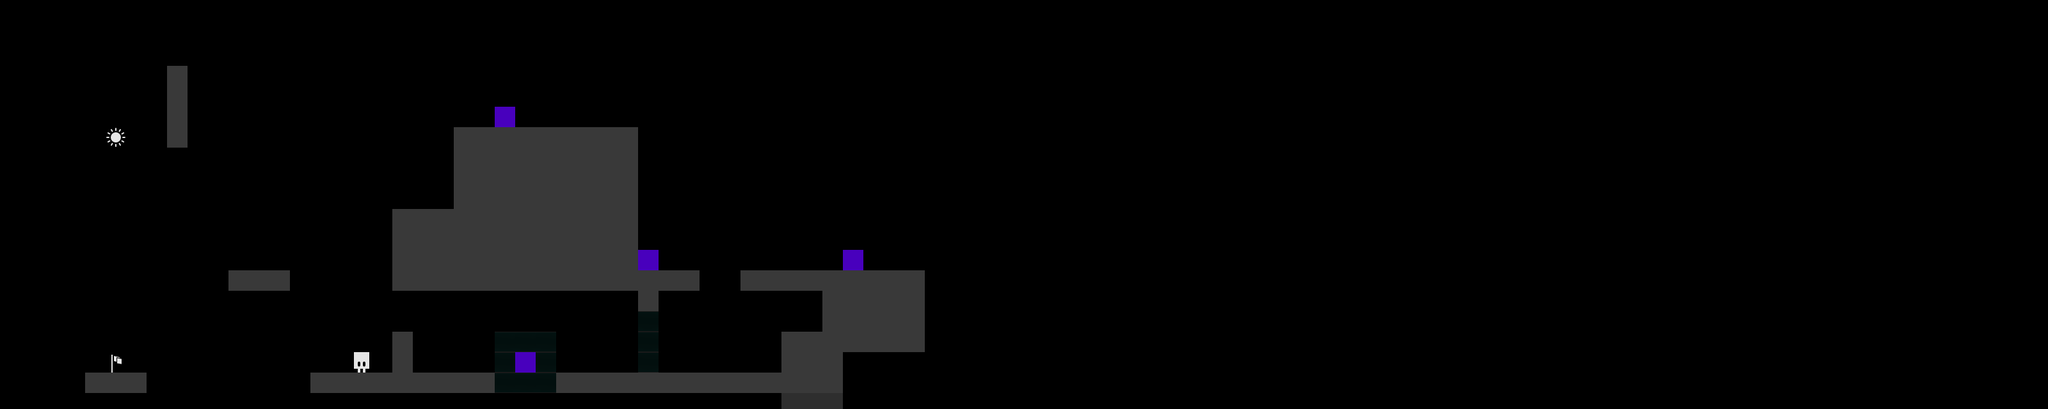

A 2D game scene composited from a Tiled map and its tileset images. What follows is a short description and the map's XML, with every tile layer's data as written:
An orthogonal 100x20 tile map with 32x32 px tiles, 1 tile layer (Tile Layer 1).

<map version="1.2" tiledversion="2019.03.13" orientation="orthogonal" renderorder="right-down" width="100" height="20" tilewidth="32" tileheight="32" infinite="0" nextlayerid="2" nextobjectid="1">
 <tileset firstgid="1" source="tiles2.tsx" />
 <layer id="1" name="Tile Layer 1" width="100" height="20" opacity="0.9" offsetx="133.333" offsety="103.03">
  <properties>
   <property name="title" value="01 - Up *is* Jump" />
  </properties>
  <data encoding="csv">
0,0,0,0,1,0,0,0,0,0,0,0,0,0,0,0,0,0,0,0,0,0,0,0,0,0,0,0,0,0,0,0,0,0,0,0,0,0,0,0,0,0,0,0,0,0,0,0,0,0,0,0,0,0,0,0,0,0,0,0,0,0,0,0,0,0,0,0,0,0,0,0,0,0,0,0,0,0,0,0,0,0,0,0,0,0,0,0,0,0,0,0,0,0,0,0,0,0,0,0,
0,0,0,0,1,0,0,0,0,0,0,0,0,0,0,0,0,0,0,0,0,0,0,0,0,0,0,0,0,0,0,0,0,0,0,0,0,0,0,0,0,0,0,0,0,0,0,0,0,0,0,0,0,0,0,0,0,0,0,0,0,0,0,0,0,0,0,0,0,0,0,0,0,0,0,0,0,0,0,0,0,0,0,0,0,0,0,0,0,0,0,0,0,0,0,0,0,0,0,0,
0,0,0,0,1,0,0,0,0,0,0,0,0,0,0,0,0,0,0,0,17,0,0,0,0,0,0,0,0,0,0,0,0,0,0,0,0,0,0,0,0,0,0,0,0,0,0,0,0,0,0,0,0,0,0,0,0,0,0,0,0,0,0,0,0,0,0,0,0,0,0,0,0,0,0,0,0,0,0,0,0,0,0,0,0,0,0,0,0,0,0,0,0,0,0,0,0,0,0,0,
0,10,0,0,1,0,0,0,0,0,0,0,0,0,0,0,0,0,1,1,1,1,1,1,1,1,1,0,0,0,0,0,0,0,0,0,0,0,0,0,0,0,0,0,0,0,0,0,0,0,0,0,0,0,0,0,0,0,0,0,0,0,0,0,0,0,0,0,0,0,0,0,0,0,0,0,0,0,0,0,0,0,0,0,0,0,0,0,0,0,0,0,0,0,0,0,0,0,0,0,
0,0,0,0,0,0,0,0,0,0,0,0,0,0,0,0,0,0,1,1,1,1,1,1,1,1,1,0,0,0,0,0,0,0,0,0,0,0,0,0,0,0,0,0,0,0,0,0,0,0,0,0,0,0,0,0,0,0,0,0,0,0,0,0,0,0,0,0,0,0,0,0,0,0,0,0,0,0,0,0,0,0,0,0,0,0,0,0,0,0,0,0,0,0,0,0,0,0,0,0,
0,0,0,0,0,0,0,0,0,0,0,0,0,0,0,0,0,0,1,1,1,1,1,1,1,1,1,0,0,0,0,0,0,0,0,0,0,0,0,0,0,0,0,0,0,0,0,0,0,0,0,0,0,0,0,0,0,0,0,0,0,0,0,0,0,0,0,0,0,0,0,0,0,0,0,0,0,0,0,0,0,0,0,0,0,0,0,0,0,0,0,0,0,0,0,0,0,0,0,0,
0,0,0,0,0,0,0,0,0,0,0,0,0,0,0,0,0,0,1,1,1,1,1,1,1,1,1,0,0,0,0,0,0,0,0,0,0,0,0,0,0,0,0,0,0,0,0,0,0,0,0,0,0,0,0,0,0,0,0,0,0,0,0,0,0,0,0,0,0,0,0,0,0,0,0,0,0,0,0,0,0,0,0,0,0,0,0,0,0,0,0,0,0,0,0,0,0,0,0,0,
0,0,0,0,0,0,0,0,0,0,0,0,0,0,0,1,1,1,1,1,1,1,1,1,1,1,1,0,0,0,0,0,0,0,0,0,0,0,0,0,0,0,0,0,0,0,0,0,0,0,0,0,0,0,0,0,0,0,0,0,0,0,0,0,0,0,0,0,0,0,0,0,0,0,0,0,0,0,0,0,0,0,0,0,0,0,0,0,0,0,0,0,0,0,0,0,0,0,0,0,
0,0,0,0,0,0,0,0,0,0,0,0,0,0,0,1,1,1,1,1,1,1,1,1,1,1,1,0,0,0,0,0,0,0,0,0,0,0,0,0,0,0,0,0,0,0,0,0,0,0,0,0,0,0,0,0,0,0,0,0,0,0,0,0,0,0,0,0,0,0,0,0,0,0,0,0,0,0,0,0,0,0,0,0,0,0,0,0,0,0,0,0,0,0,0,0,0,0,0,0,
0,0,0,0,0,0,0,0,0,0,0,0,0,0,0,1,1,1,1,1,1,1,1,1,1,1,1,17,0,0,0,0,0,0,0,0,0,17,0,0,0,0,0,0,0,0,0,0,0,0,0,0,0,0,0,0,0,0,0,0,0,0,0,0,0,0,0,0,0,0,0,0,0,0,0,0,0,0,0,0,0,0,0,0,0,0,0,0,0,0,0,0,0,0,0,0,0,0,0,0,
0,0,0,0,0,0,0,1,1,1,0,0,0,0,0,1,1,1,1,1,1,1,1,1,1,1,1,1,1,1,0,0,1,1,1,1,1,1,1,1,1,0,0,0,0,0,0,0,0,0,0,0,0,0,0,0,0,0,0,0,0,0,0,0,0,0,0,0,0,0,0,0,0,0,0,0,0,0,0,0,0,0,0,0,0,0,0,0,0,0,0,0,0,0,0,0,0,0,0,0,
0,0,0,0,0,0,0,0,0,0,0,0,0,0,0,0,0,0,0,0,0,0,0,0,0,0,0,1,0,0,0,0,0,0,0,0,1,1,1,1,1,0,0,0,0,0,0,0,0,0,0,0,0,0,0,0,0,0,0,0,0,0,0,0,0,0,0,0,0,0,0,0,0,0,0,0,0,0,0,0,0,0,0,0,0,0,0,0,0,0,0,0,0,0,0,0,0,0,0,0,
0,0,0,0,0,0,0,0,0,0,0,0,0,0,0,0,0,0,0,0,0,0,0,0,0,0,0,16,0,0,0,0,0,0,0,0,1,1,1,1,1,0,0,0,0,0,0,0,0,0,0,0,0,0,0,0,0,0,0,0,0,0,0,0,0,0,0,0,0,0,0,0,0,0,0,0,0,0,0,0,0,0,0,0,0,0,0,0,0,0,0,0,0,0,0,0,0,0,0,0,
0,0,0,0,0,0,0,0,0,0,0,0,0,0,0,1,0,0,0,0,16,16,16,0,0,0,0,16,0,0,0,0,0,0,1,1,1,1,1,1,1,0,0,0,0,0,0,0,0,0,0,0,0,0,0,0,0,0,0,0,0,0,0,0,0,0,0,0,0,0,0,0,0,0,0,0,0,0,0,0,0,0,0,0,0,0,0,0,0,0,0,0,0,0,0,0,0,0,0,0,
0,8,0,0,0,0,0,0,0,0,0,0,0,5,0,1,0,0,0,0,16,17,16,0,0,0,0,16,0,0,0,0,0,0,1,1,1,0,0,0,0,0,0,0,0,0,0,0,0,0,0,0,0,0,0,0,0,0,0,0,0,0,0,0,0,0,0,0,0,0,0,0,0,0,0,0,0,0,0,0,0,0,0,0,0,0,0,0,0,0,0,0,0,0,0,0,0,0,0,0,
1,1,1,0,0,0,0,0,0,0,0,1,1,1,1,1,1,1,1,1,16,16,16,1,1,1,1,1,1,1,1,1,1,1,1,1,1,0,0,0,0,0,0,0,0,0,0,0,0,0,0,0,0,0,0,0,0,0,0,0,0,0,0,0,0,0,0,0,0,0,0,0,0,0,0,0,0,0,0,0,0,0,0,0,0,0,0,0,0,0,0,0,0,0,0,0,0,0,0,0,
0,0,0,0,0,0,0,0,0,0,0,0,0,0,0,0,0,0,0,0,0,0,0,0,0,0,0,0,0,0,0,0,0,0,1,1,1,0,0,0,0,0,0,0,0,0,0,0,0,0,0,0,0,0,0,0,0,0,0,0,0,0,0,0,0,0,0,0,0,0,0,0,0,0,0,0,0,0,0,0,0,0,0,0,0,0,0,0,0,0,0,0,0,0,0,0,0,0,0,0,
0,0,0,0,0,0,0,0,0,0,0,0,0,0,0,0,0,0,0,0,0,0,0,0,0,0,0,0,0,0,0,0,0,0,0,0,0,0,0,0,0,0,0,0,0,0,0,0,0,0,0,0,0,0,0,0,0,0,0,0,0,0,0,0,0,0,0,0,0,0,0,0,0,0,0,0,0,0,0,0,0,0,0,0,0,0,0,0,0,0,0,0,0,0,0,0,0,0,0,0,
0,0,0,0,0,0,0,0,0,0,0,0,0,0,0,0,0,0,0,0,0,0,0,0,0,0,0,0,0,0,0,0,0,0,0,0,0,0,0,0,0,0,0,0,0,0,0,0,0,0,0,0,0,0,0,0,0,0,0,0,0,0,0,0,0,0,0,0,0,0,0,0,0,0,0,0,0,0,0,0,0,0,0,0,0,0,0,0,0,0,0,0,0,0,0,0,0,0,0,0,
0,0,0,0,0,0,0,0,0,0,0,0,0,0,0,0,0,0,0,0,0,0,0,0,0,0,0,0,0,0,0,0,0,0,0,0,0,0,0,0,0,0,0,0,0,0,0,0,0,0,0,0,0,0,0,0,0,0,0,0,0,0,0,0,0,0,0,0,0,0,0,0,0,0,0,0,0,0,0,0,0,0,0,0,0,0,0,0,0,0,0,0,0,0,0,0,0,0,0,0
</data>
 </layer>
</map>
